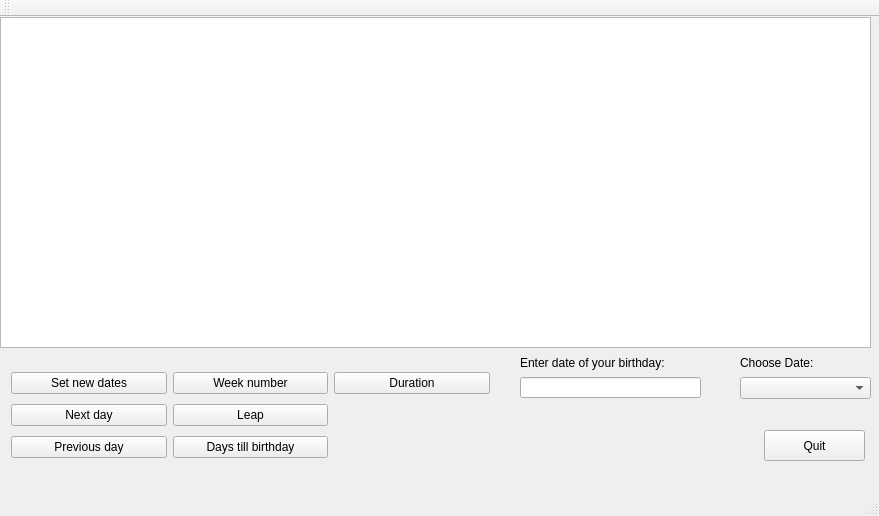
<?xml version="1.0" encoding="UTF-8"?>
<ui version="4.0">
 <class>DatesClass</class>
 <widget class="QMainWindow" name="DatesClass">
  <property name="geometry">
   <rect>
    <x>0</x>
    <y>0</y>
    <width>879</width>
    <height>516</height>
   </rect>
  </property>
  <property name="windowTitle">
   <string>Dates</string>
  </property>
  <widget class="QWidget" name="centralWidget">
   <widget class="QTableWidget" name="tableWidget">
    <property name="geometry">
     <rect>
      <x>0</x>
      <y>0</y>
      <width>871</width>
      <height>331</height>
     </rect>
    </property>
   </widget>
   <widget class="QWidget" name="gridLayoutWidget">
    <property name="geometry">
     <rect>
      <x>0</x>
      <y>340</y>
      <width>501</width>
      <height>116</height>
     </rect>
    </property>
    <layout class="QGridLayout" name="gridLayout">
     <item row="0" column="0">
      <widget class="QPushButton" name="pushButton">
       <property name="font">
        <font>
         <pointsize>9</pointsize>
        </font>
       </property>
       <property name="text">
        <string>Set new dates</string>
       </property>
      </widget>
     </item>
     <item row="3" column="0">
      <widget class="QPushButton" name="pushButton_3">
       <property name="font">
        <font>
         <pointsize>9</pointsize>
        </font>
       </property>
       <property name="text">
        <string>Previous day</string>
       </property>
      </widget>
     </item>
     <item row="0" column="1">
      <widget class="QPushButton" name="pushButton_4">
       <property name="font">
        <font>
         <pointsize>9</pointsize>
        </font>
       </property>
       <property name="text">
        <string>Week number</string>
       </property>
      </widget>
     </item>
     <item row="2" column="0">
      <widget class="QPushButton" name="pushButton_2">
       <property name="font">
        <font>
         <pointsize>9</pointsize>
        </font>
       </property>
       <property name="text">
        <string>Next day</string>
       </property>
      </widget>
     </item>
     <item row="3" column="1">
      <widget class="QPushButton" name="pushButton_6">
       <property name="font">
        <font>
         <pointsize>9</pointsize>
        </font>
       </property>
       <property name="text">
        <string>Days till birthday</string>
       </property>
      </widget>
     </item>
     <item row="2" column="1">
      <widget class="QPushButton" name="pushButton_5">
       <property name="font">
        <font>
         <pointsize>9</pointsize>
        </font>
       </property>
       <property name="text">
        <string>Leap</string>
       </property>
      </widget>
     </item>
     <item row="0" column="2">
      <widget class="QPushButton" name="pushButton_7">
       <property name="font">
        <font>
         <pointsize>9</pointsize>
        </font>
       </property>
       <property name="text">
        <string>Duration</string>
       </property>
      </widget>
     </item>
    </layout>
   </widget>
   <widget class="QComboBox" name="comboBox">
    <property name="geometry">
     <rect>
      <x>740</x>
      <y>360</y>
      <width>131</width>
      <height>22</height>
     </rect>
    </property>
   </widget>
   <widget class="QLabel" name="label">
    <property name="geometry">
     <rect>
      <x>740</x>
      <y>320</y>
      <width>131</width>
      <height>51</height>
     </rect>
    </property>
    <property name="font">
     <font>
      <pointsize>9</pointsize>
     </font>
    </property>
    <property name="text">
     <string>Choose Date:</string>
    </property>
   </widget>
   <widget class="QPushButton" name="quit">
    <property name="geometry">
     <rect>
      <x>764</x>
      <y>413</y>
      <width>101</width>
      <height>31</height>
     </rect>
    </property>
    <property name="font">
     <font>
      <pointsize>9</pointsize>
     </font>
    </property>
    <property name="text">
     <string>Quit</string>
    </property>
   </widget>
   <widget class="QLineEdit" name="lineEdit">
    <property name="geometry">
     <rect>
      <x>520</x>
      <y>360</y>
      <width>181</width>
      <height>21</height>
     </rect>
    </property>
    <property name="font">
     <font>
      <pointsize>9</pointsize>
     </font>
    </property>
   </widget>
   <widget class="QLabel" name="label_2">
    <property name="geometry">
     <rect>
      <x>520</x>
      <y>330</y>
      <width>191</width>
      <height>31</height>
     </rect>
    </property>
    <property name="font">
     <font>
      <pointsize>9</pointsize>
     </font>
    </property>
    <property name="text">
     <string>Enter date of your birthday:</string>
    </property>
   </widget>
  </widget>
  <widget class="QMenuBar" name="menuBar">
   <property name="geometry">
    <rect>
     <x>0</x>
     <y>0</y>
     <width>879</width>
     <height>26</height>
    </rect>
   </property>
  </widget>
  <widget class="QToolBar" name="mainToolBar">
   <attribute name="toolBarArea">
    <enum>TopToolBarArea</enum>
   </attribute>
   <attribute name="toolBarBreak">
    <bool>false</bool>
   </attribute>
  </widget>
  <widget class="QStatusBar" name="statusBar"/>
 </widget>
 <layoutdefault spacing="6" margin="11"/>
 <resources>
  <include location="Dates.qrc"/>
 </resources>
 <connections>
  <connection>
   <sender>quit</sender>
   <signal>clicked()</signal>
   <receiver>DatesClass</receiver>
   <slot>close()</slot>
   <hints>
    <hint type="sourcelabel">
     <x>813</x>
     <y>467</y>
    </hint>
    <hint type="destinationlabel">
     <x>799</x>
     <y>436</y>
    </hint>
   </hints>
  </connection>
 </connections>
</ui>
